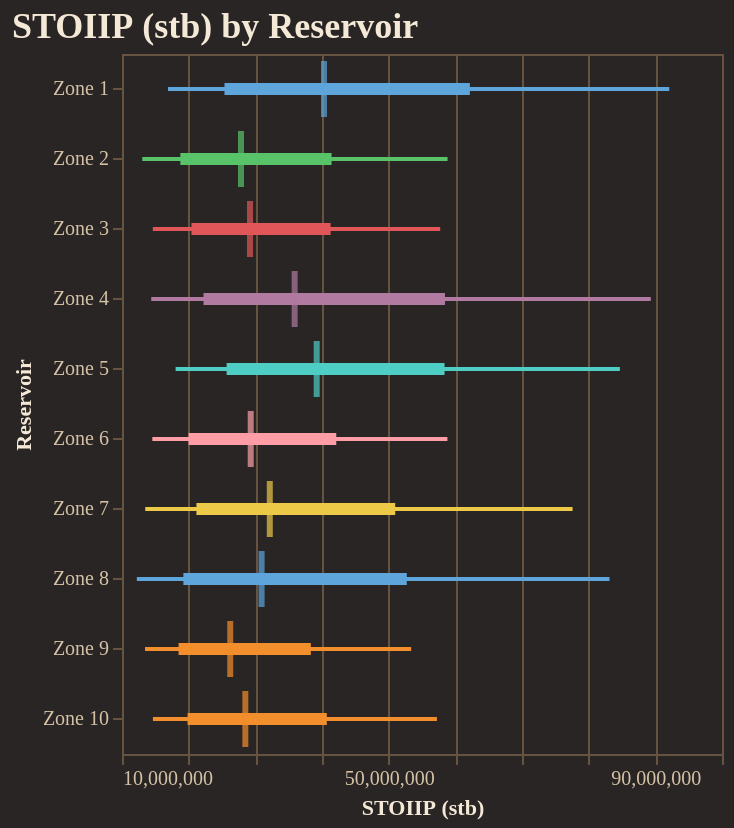

The notebook cell saved with this chart:
### Code cell
fig = reporter.plotter.forest_plot(
    "STOIIP (stb)", 
    backend=PLOTTING_BACKEND
)
fig.show()

### Figure 1 — Vega-Lite specification as saved in the notebook (floating-point values rounded to 4 significant figures)
{"config": {"background": "#292524", "view": {"fill": "#292524", "stroke": "#665340"}, "title": {"color": "#f4e9d7", "font": "Merriweather", "fontSize": 18, "fontWeight": 600, "subtitleColor": "#d5c2a6", "anchor": "start"}, "axis": {"domainColor": "#665340", "gridColor": "#665340", "tickColor": "#665340", "labelColor": "#d5c2a6", "titleColor": "#f4e9d7", "labelFont": "Merriweather", "titleFont": "Merriweather"}, "legend": {"titleColor": "#f4e9d7", "labelColor": "#d5c2a6", "labelFont": "Merriweather", "titleFont": "Merriweather", "orient": "top-right", "symbolType": "circle"}, "header": {"labelColor": "#d5c2a6", "titleColor": "#f4e9d7", "labelFont": "Merriweather", "titleFont": "Merriweather"}, "mark": {"color": "#c78d3b"}, "line": {"color": "#c78d3b"}, "bar": {"color": "#c78d3b"}, "point": {"color": "#ddb06d"}, "area": {"color": "#c78d3b", "opacity": 0.35}, "text": {"color": "#f4e9d7", "font": "Merriweather"}, "range": {"category": ["#5DA5DA", "#F28E2B", "#59C36A", "#E15759", "#B07AA1", "#4ECDC4", "#FF9DA7", "#EDC948"]}}, "layer": [{"mark": {"type": "rule", "strokeWidth": 2}, "encoding": {"color": {"field": "group", "legend": null, "type": "nominal"}, "x": {"field": "p10", "scale": {"zero": false}, "title": "STOIIP (stb)", "type": "quantitative"}, "x2": {"field": "p90"}, "y": {"field": "group", "sort": ["Zone 1", "Zone 2", "Zone 3", "Zone 4", "Zone 5", "Zone 6", "Zone 7", "Zone 8", "Zone 9", "Zone 10"], "title": "Reservoir", "type": "nominal"}}}, {"mark": {"type": "rule", "strokeWidth": 6}, "encoding": {"color": {"field": "group", "legend": null, "type": "nominal"}, "x": {"field": "p25", "scale": {"zero": false}, "title": "STOIIP (stb)", "type": "quantitative"}, "x2": {"field": "p75"}, "y": {"field": "group", "sort": ["Zone 1", "Zone 2", "Zone 3", "Zone 4", "Zone 5", "Zone 6", "Zone 7", "Zone 8", "Zone 9", "Zone 10"], "title": "Reservoir", "type": "nominal"}}}, {"mark": {"type": "tick", "color": "black", "size": 28, "thickness": 3}, "encoding": {"color": {"field": "group", "legend": null, "type": "nominal"}, "tooltip": [{"field": "group", "title": "Group", "type": "nominal"}, {"field": "p10", "title": "P10", "type": "quantitative"}, {"field": "p25", "title": "P25", "type": "quantitative"}, {"field": "median", "title": "Median", "type": "quantitative"}, {"field": "p75", "title": "P75", "type": "quantitative"}, {"field": "p90", "title": "P90", "type": "quantitative"}], "x": {"field": "median", "scale": {"zero": false}, "title": "STOIIP (stb)", "type": "quantitative"}, "y": {"field": "group", "sort": ["Zone 1", "Zone 2", "Zone 3", "Zone 4", "Zone 5", "Zone 6", "Zone 7", "Zone 8", "Zone 9", "Zone 10"], "title": "Reservoir", "type": "nominal"}}}], "data": {"name": "data-630f22596ea37716c7a7ecaea7d2c190"}, "height": 350, "title": "STOIIP (stb) by Reservoir", "width": "container", "$schema": "https://vega.github.io/schema/vega-lite/v5.20.1.json", "datasets": {"data-630f22596ea37716c7a7ecaea7d2c190": [{"group": "Zone 1", "p10": 16900000.0, "p25": 25370000.0, "median": 40300000.0, "p75": 62180000.0, "p90": 92090000.0}, {"group": "Zone 2", "p10": 13050000.0, "p25": 18750000.0, "median": 27850000.0, "p75": 41440000.0, "p90": 58840000.0}, {"group": "Zone 3", "p10": 14620000.0, "p25": 20420000.0, "median": 29200000.0, "p75": 41290000.0, "p90": 57730000.0}, {"group": "Zone 4", "p10": 14390000.0, "p25": 22230000.0, "median": 35900000.0, "p75": 58450000.0, "p90": 89320000.0}, {"group": "Zone 5", "p10": 18040000.0, "p25": 25690000.0, "median": 39210000.0, "p75": 58380000.0, "p90": 84680000.0}, {"group": "Zone 6", "p10": 14550000.0, "p25": 19990000.0, "median": 29310000.0, "p75": 42140000.0, "p90": 58810000.0}, {"group": "Zone 7", "p10": 13490000.0, "p25": 21160000.0, "median": 32170000.0, "p75": 50980000.0, "p90": 77590000.0}, {"group": "Zone 8", "p10": 12220000.0, "p25": 19200000.0, "median": 30940000.0, "p75": 52720000.0, "p90": 83120000.0}, {"group": "Zone 9", "p10": 13450000.0, "p25": 18480000.0, "median": 26230000.0, "p75": 38330000.0, "p90": 53380000.0}, {"group": "Zone 10", "p10": 14640000.0, "p25": 19840000.0, "median": 28500000.0, "p75": 40720000.0, "p90": 57240000.0}]}}
